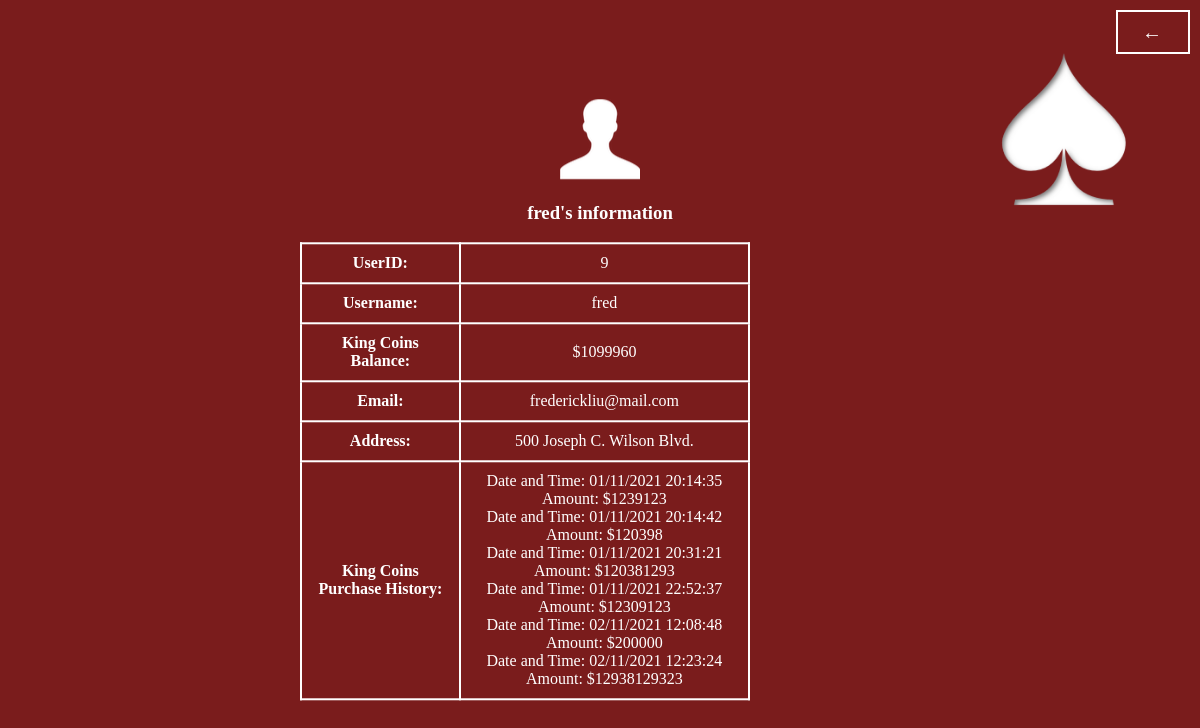
The page /myinfo (signed in) on the database as committed earlier.
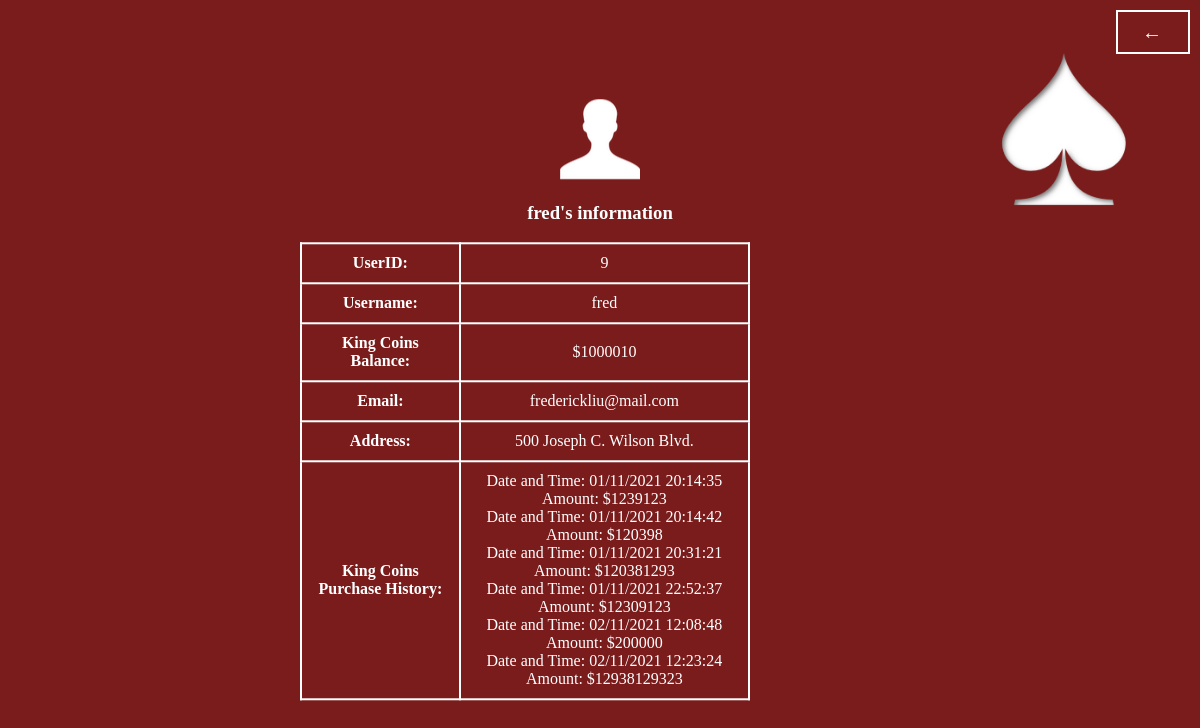
The same page on the database as committed later.
### tables this page shows
CREATE TABLE UserInfo(id INTEGER PRIMARY KEY AUTOINCREMENT, name char(1000), username char(1000), email char(1000), address char(1000), password char(1000), confirmpassword char(1000), playertokens INTEGER);

### main.py (the view)
@app.route("/myinfo", methods = ['POST', 'GET'])
def myinfo():
    username = session.get('username')
    con = sqlite3.connect("users.db")
    cur = con.cursor()
    cur.execute(f"SELECT playertokens from UserInfo WHERE username='{username}';")
    userTOKEN = cur.fetchone()
    if (type(userTOKEN) is type(None)):
            flash("Please Log in!",'error')
            return redirect(url_for('login'))
    userTOKEN = userTOKEN[0]
    cur.execute(f"SELECT id from UserInfo WHERE username='{username}';")
    userID = cur.fetchone()
    userID = userID[0]
    cur.execute(f"SELECT address from UserInfo WHERE username='{username}';")
    userADDRESS = cur.fetchone()
    userADDRESS = userADDRESS[0]
    cur.execute(f"SELECT email FROM UserInfo WHERE username='{username}';")
    userEMAIL = cur.fetchone()
    userEMAIL = userEMAIL[0]
    con2 = sqlite3.connect("purchase.db")
    cur2 = con2.cursor()
    cur2.execute(f"SELECT dateandtime, amount FROM user_purchases WHERE username = '{username}'")
    allpurchasehistory = cur2.fetchall()
    print(type(allpurchasehistory))
    allpurchasehistory = list(allpurchasehistory)
    return render_template("myinfo.html", username = username, userTOKEN = userTOKEN, userID = userID, userADDRESS = userADDRESS, userEMAIL = userEMAIL, allpurchasehistory = allpurchasehistory)

### templates/myinfo.html (shortened to what this page needs)
<!DOCTYPE html>
<html lang="en">
<head>
  <link rel="stylesheet" href="static/myinfo.css">
</head>
    <body>
        {% block content %}
        <div class="form-wrapper">
            <div class = "container">
              <div class = "photodiv">
              <img src="/static/login.png">
              </div>
			  <h3 class = "tableheader">{{username}}'s information</h3>
			  <table style="width:75%">
				<tr>
				<th>UserID:</th>
				<td>{{userID}}</td>
				</tr>
				<tr>
				<th>Username:</th>
				<td>{{username}}</td>
				</tr>
				<tr>
				<th>King Coins Balance:</th>
				<td>${{userTOKEN}}</td>
				</tr>
				<tr>
				<th>Email:</th>
				<td>{{userEMAIL}}</td>
				</tr>
				<tr>
					<th>Address:</th>
					<td>{{userADDRESS}}</td>
					</tr>
					<tr>
						<th>King Coins Purchase History:</th>
				<ul>
					<td>
						{%for i in allpurchasehistory%}
						<li>Date and Time: {{i[0]}} Amount: ${{i[1]}}</li>
						{% endfor %}
					</td>
				</ul>
			</tr>
				</table>
            </div>
            <a href="{{url_for('login')}}"><span>←</span></a>
         </div>
{% endblock %}
    </body>
</html>

### static/myinfo.css (style rules this page uses)
body { background: url(background.jpg); background-size: cover; display: flex; overflow: hidden; font-family:Cambria, Cochin, Georgia, Times, 'Times New Roman', serif; color: white; transition: all .35s; }
.container { position: fixed; top: 50%; left: 50%; transform: translate(-50%, -50%); }
.photodiv { text-align: center; }
a { display: block; width: 70px; height: 40px; line-height: 40px; font-size: 20px; font-family:Cambria, Cochin, Georgia, Times, 'Times New Roman', serif; text-decoration: none; color: white; border: 2px solid white; letter-spacing: 2px; text-align: center; transition: all .35s; position: absolute; top: 10px; right: 10px; }
a span { position: relative; z-index: 2; }
a:after { position: absolute; content: ""; top: 0; left: 0; width: 0; height: 100%; background: rgba(255, 255, 255, 0.377); transition: all .35s; }
::placeholder { color: white; font-family:Cambria, Cochin, Georgia, Times, 'Times New Roman', serif; }
table, th, td { border: 2px solid white; border-collapse: collapse; color:white }
th, td { border: 2px solid white; padding: 10px; text-align: center; color:white }
.tableheader { text-align: center; color:white }
li { list-style-type: none; color: white; margin: 0; padding: 0; }

Rows that differ between the two databases and show on the page:
changed UserInfo "fred": playertokens "1099960" → "1000010"
